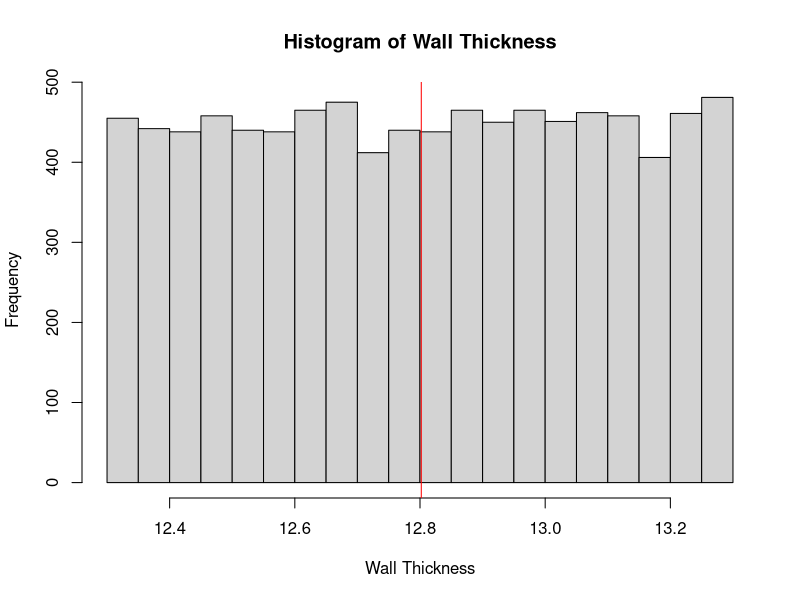
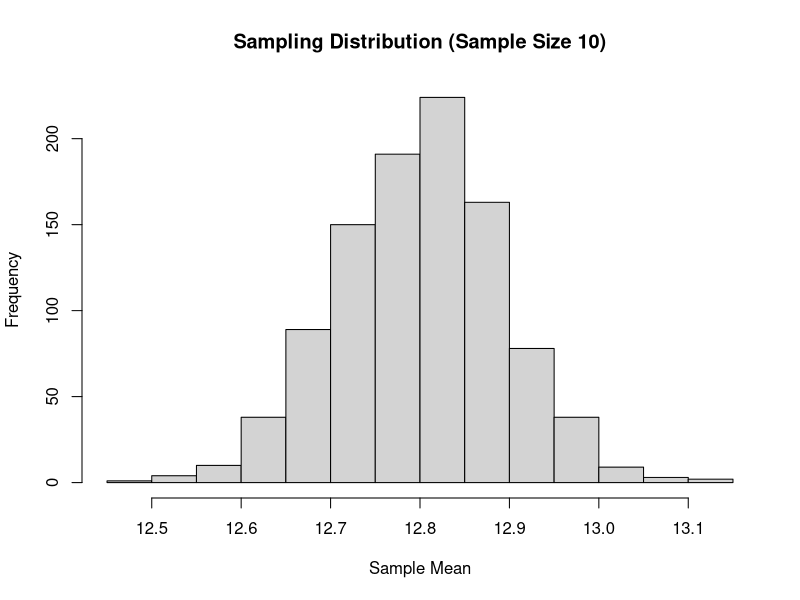
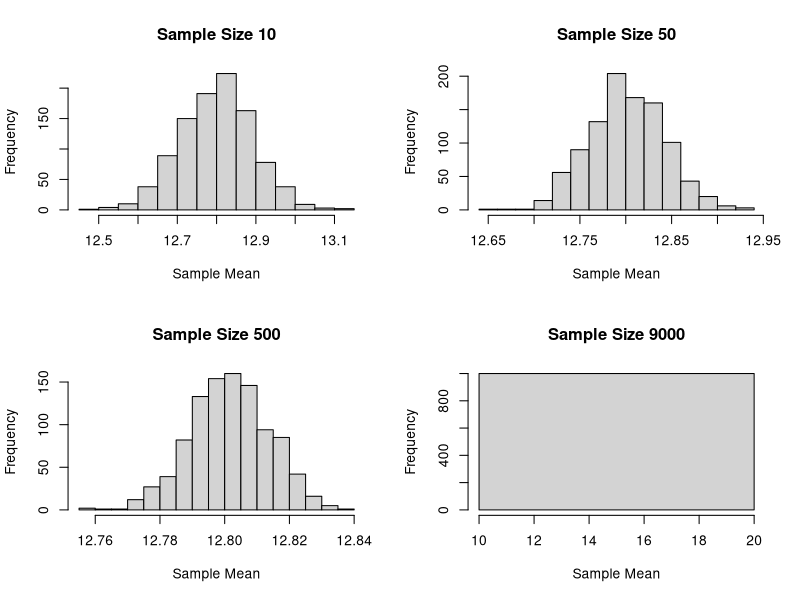

These charts were generated, in order, by the following R code:
# (a) Import the CSV data file in R and load the necessary packages
install.packages("readr")  # Install the readr package
library(readr)
data <- read_csv("Clt-data.csv")

# (b) Validate data for correctness
# Count number of rows
n_rows <- nrow(data)

# View the top ten rows of the dataset
head(data, 10)

# (c) Calculate the population mean and plot the observations with a histogram
pop_mean <- mean(data$`Wall Thickness`)  # Use backticks for column name with spaces
hist(data$`Wall Thickness`, main = "Histogram of Wall Thickness", xlab = "Wall Thickness", ylab = "Frequency")
abline(v = pop_mean, col = "red")

# (d) Now perform the following tasks:

# (a) Draw sufficient samples of size 10, calculate their means, and plot them with a histogram.
sample_size_10 <- replicate(1000, mean(sample(data$`Wall Thickness`, 10)))  # Use backticks for column name with spaces
hist(sample_size_10, main = "Sampling Distribution (Sample Size 10)", xlab = "Sample Mean", ylab = "Frequency")

# (b) Repeat the same with sample size 50, 500, and 9000.
sample_size_50 <- replicate(1000, mean(sample(data$`Wall Thickness`, 50)))  # Use backticks for column name with spaces
sample_size_500 <- replicate(1000, mean(sample(data$`Wall Thickness`, 500)))  # Use backticks for column name with spaces
sample_size_9000 <- replicate(1000, mean(sample(data$`Wall Thickness`, 9000)))  # Use backticks for column name with spaces

# Plot histograms for each sample size
par(mfrow=c(2,2))
hist(sample_size_10, main = "Sample Size 10", xlab = "Sample Mean", ylab = "Frequency")
hist(sample_size_50, main = "Sample Size 50", xlab = "Sample Mean", ylab = "Frequency")
hist(sample_size_500, main = "Sample Size 500", xlab = "Sample Mean", ylab = "Frequency")
hist(sample_size_9000, main = "Sample Size 9000", xlab = "Sample Mean", ylab = "Frequency")
